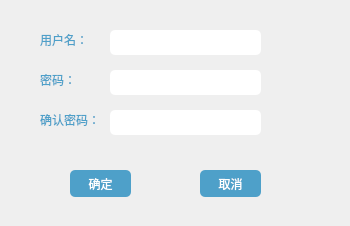
<?xml version="1.0" encoding="UTF-8"?>
<ui version="4.0">
 <class>AddUserDialog</class>
 <widget class="QDialog" name="AddUserDialog">
  <property name="geometry">
   <rect>
    <x>0</x>
    <y>0</y>
    <width>350</width>
    <height>226</height>
   </rect>
  </property>
  <property name="windowTitle">
   <string>添加用户信息</string>
  </property>
  <widget class="QLineEdit" name="le_UserName">
   <property name="geometry">
    <rect>
     <x>110</x>
     <y>30</y>
     <width>151</width>
     <height>25</height>
    </rect>
   </property>
   <property name="styleSheet">
    <string notr="true">background-color: rgb(255, 255, 255);
border-radius: 5px; 
color: rgb(109, 109, 109);</string>
   </property>
  </widget>
  <widget class="QLabel" name="label_9">
   <property name="geometry">
    <rect>
     <x>40</x>
     <y>30</y>
     <width>67</width>
     <height>21</height>
    </rect>
   </property>
   <property name="styleSheet">
    <string notr="true">color: rgb(78, 160, 201);
font: 10pt &quot;Agency FB&quot;;
border-style: hidden;</string>
   </property>
   <property name="text">
    <string>&lt;html&gt;&lt;head/&gt;&lt;body&gt;&lt;p&gt;用户名：&lt;/p&gt;&lt;/body&gt;&lt;/html&gt;</string>
   </property>
  </widget>
  <widget class="QLabel" name="label_10">
   <property name="geometry">
    <rect>
     <x>40</x>
     <y>70</y>
     <width>67</width>
     <height>21</height>
    </rect>
   </property>
   <property name="styleSheet">
    <string notr="true">border-style:hidden;
color: rgb(78, 160, 201);
font: 10pt &quot;Agency FB&quot;;</string>
   </property>
   <property name="text">
    <string>&lt;html&gt;&lt;head/&gt;&lt;body&gt;&lt;p&gt;密码：&lt;/p&gt;&lt;/body&gt;&lt;/html&gt;</string>
   </property>
  </widget>
  <widget class="QLineEdit" name="le_pwd">
   <property name="geometry">
    <rect>
     <x>110</x>
     <y>70</y>
     <width>151</width>
     <height>25</height>
    </rect>
   </property>
   <property name="styleSheet">
    <string notr="true">background-color: rgb(255, 255, 255);
border-radius: 5px; 
color: rgb(109, 109, 109);</string>
   </property>
   <property name="echoMode">
    <enum>QLineEdit::Password</enum>
   </property>
  </widget>
  <widget class="QLineEdit" name="le_RoleName_4">
   <property name="geometry">
    <rect>
     <x>110</x>
     <y>110</y>
     <width>151</width>
     <height>25</height>
    </rect>
   </property>
   <property name="styleSheet">
    <string notr="true">background-color: rgb(255, 255, 255);
border-radius: 5px; 
color: rgb(109, 109, 109);</string>
   </property>
   <property name="echoMode">
    <enum>QLineEdit::Password</enum>
   </property>
  </widget>
  <widget class="QLabel" name="label_11">
   <property name="geometry">
    <rect>
     <x>40</x>
     <y>110</y>
     <width>67</width>
     <height>21</height>
    </rect>
   </property>
   <property name="styleSheet">
    <string notr="true">border-style:hidden;
color: rgb(78, 160, 201);
font: 10pt &quot;Agency FB&quot;;</string>
   </property>
   <property name="text">
    <string>&lt;html&gt;&lt;head/&gt;&lt;body&gt;&lt;p&gt;确认密码：&lt;/p&gt;&lt;/body&gt;&lt;/html&gt;</string>
   </property>
  </widget>
  <widget class="QPushButton" name="pbt_Cancle">
   <property name="geometry">
    <rect>
     <x>200</x>
     <y>170</y>
     <width>61</width>
     <height>27</height>
    </rect>
   </property>
   <property name="styleSheet">
    <string notr="true">font: 10pt &quot;Agency FB&quot;;
color: rgb(255, 255, 255);
background-color: rgb(78, 160, 201);
border-radius: 5px; 
</string>
   </property>
   <property name="text">
    <string>取消</string>
   </property>
  </widget>
  <widget class="QPushButton" name="pbt_OK">
   <property name="geometry">
    <rect>
     <x>70</x>
     <y>170</y>
     <width>61</width>
     <height>27</height>
    </rect>
   </property>
   <property name="styleSheet">
    <string notr="true">font: 10pt &quot;Agency FB&quot;;
color: rgb(255, 255, 255);
background-color: rgb(78, 160, 201);
border-radius: 5px; 
</string>
   </property>
   <property name="text">
    <string>确定</string>
   </property>
  </widget>
 </widget>
 <resources/>
 <connections/>
</ui>
